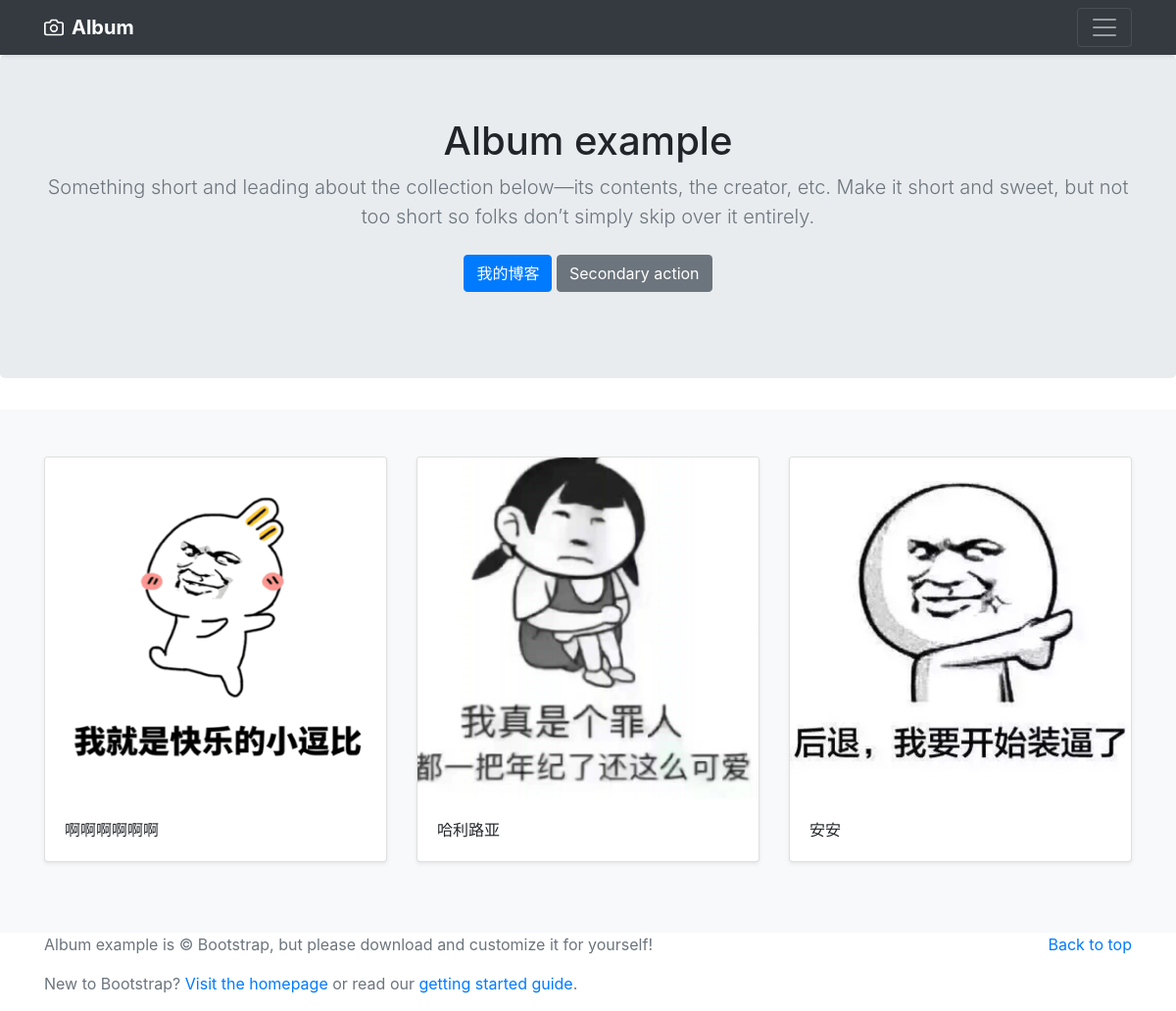
The page / on the database its author committed.
### gallery/models.py (models this page shows, shortened)
class Gallery(models.Model):
    description = models.CharField(default='在这里写作品的简介', max_length=100)
    image = models.ImageField(default='default.png', upload_to='images/')
    title = models.CharField(default='作品标题', max_length=50)

### portfolio/views.py (the view)
# urls.py: 2. Add a URL to urlpatterns:  path('', views.home, name='home')
def home(request):
    gallerys = Gallery.objects
    return render(request, 'home.html', {'gallerys': gallerys})

### templates/home.html (shortened to what this page needs)
<!doctype html>
<html lang="en">
  <head>
    <link rel="stylesheet" href="https://stackpath.bootstrapcdn.com/bootstrap/4.3.1/css/bootstrap.min.css">
  </head>
  <body>
    <header>
  <div class="navbar navbar-dark bg-dark shadow-sm">
    <div class="container d-flex justify-content-between">
      <a href="#" class="navbar-brand d-flex align-items-center">
        <strong>Album</strong>
      </a>
      <button class="navbar-toggler" type="button" data-toggle="collapse" data-target="#navbarHeader" aria-controls="navbarHeader" aria-expanded="false" aria-label="Toggle navigation">
        <span class="navbar-toggler-icon"></span>
      </button>
    </div>
  </div>
</header>
<main role="main">
  <section class="jumbotron text-center">
    <div class="container">
      <h1 class="jumbotron-heading">Album example</h1>
      <p class="lead text-muted">Something short and leading about the collection below—its contents, the creator, etc. Make it short and sweet, but not too short so folks don’t simply skip over it entirely.</p>
      <p>
        <a href="blog" class="btn btn-primary my-2">我的博客</a>
        <a href="#" class="btn btn-secondary my-2">Secondary action</a>
      </p>
    </div>
  </section>
  <div class="album py-5 bg-light">
    <div class="container">
      <div class="row">
        {% for gallery in gallerys.all %}
        <div class="col-md-4">
          <div class="card mb-4 shadow-sm">
           <img class="card-img-top" src="{{ gallery.image.url }}">
            <div class="card-body">
              <p class="card-text">{{ gallery.description }}</p>
            </div>
          </div>
        </div>
        {% endfor %}
      </div>
    </div>
  </div>
</main>
<footer class="text-muted">
  <div class="container">
    <p class="float-right">
      <a href="#">Back to top</a>
    </p>
    <p>Album example is &copy; Bootstrap, but please download and customize it for yourself!</p>
    <p>New to Bootstrap? <a href="https://getbootstrap.com/">Visit the homepage</a> or read our <a href="/docs/4.3/getting-started/introduction/">getting started guide</a>.</p>
  </div>
</footer>
<script src="https://stackpath.bootstrapcdn.com/bootstrap/4.3.1/js/bootstrap.min.js"></script></body>
</html>

### rows shown on the page
Gallery: image (picture), description "啊啊啊啊啊啊"
Gallery: image (picture), description "哈利路亚"
Gallery: image (picture), description "安安"
